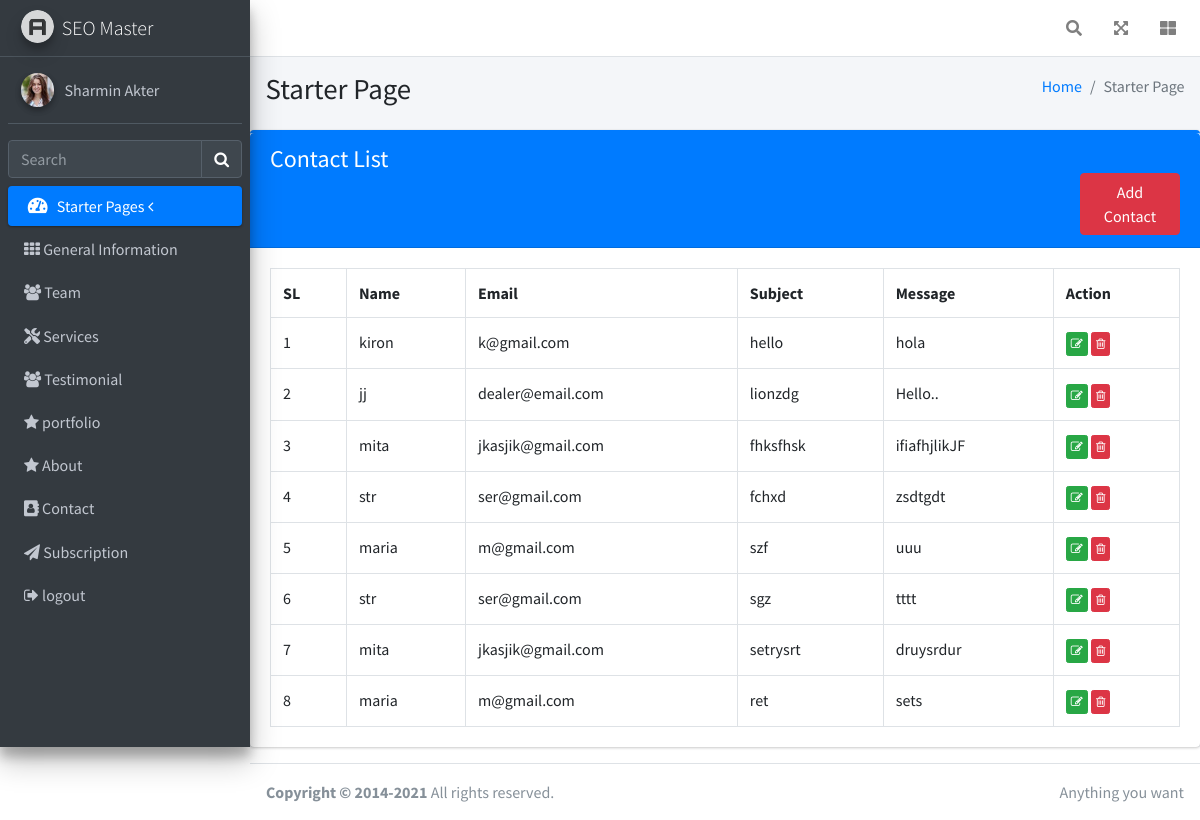
Page /seomaster/admin/contact_list.php (signed in) on the committed database.
### tables this page shows
CREATE TABLE `contact` (
  `id` int(11) NOT NULL,
  `name` varchar(255) NOT NULL,
  `email` varchar(255) NOT NULL,
  `subject` varchar(255) NOT NULL,
  `msg` text NOT NULL
);

### seomaster/admin/contact_list.php (the view, shortened to what this page needs)
<?php
$db=new mysqli('localhost','root','','seo');
$contact=$db->query('select * from contact order by id desc');
?>
<!DOCTYPE html>
<html lang="en">
<head>
  <link rel="stylesheet" href="plugins/fontawesome-free/css/all.min.css">
  <link rel="stylesheet" href="dist/css/adminlte.min.css">
  <link rel="stylesheet" href="plugins/summernote/summernote-bs4.min.css">
<link rel="stylesheet" href="https://cdnjs.cloudflare.com/ajax/libs/font-awesome/4.7.0/css/font-awesome.min.css">
</head>
<body class="hold-transition sidebar-mini">
<div class="wrapper">
  <nav class="main-header navbar navbar-expand navbar-white navbar-light">
    <ul class="navbar-nav ml-auto">
      <li class="nav-item">
        <a class="nav-link" data-widget="navbar-search" href="#" role="button">
          <i class="fas fa-search"></i>
        </a>
      </li>
      <li class="nav-item">
        <a class="nav-link" data-widget="fullscreen" href="#" role="button">
          <i class="fas fa-expand-arrows-alt"></i>
        </a>
      </li>
      <li class="nav-item">
        <a class="nav-link" data-widget="control-sidebar" data-slide="true" href="#" role="button">
          <i class="fas fa-th-large"></i>
        </a>
      </li>
    </ul>
  </nav>
  <?php
  require('menu.php');
  ?>
  <div class="content-wrapper">
    <div class="content-header">
      <div class="container-fluid">
        <div class="row mb-2">
          <div class="col-sm-6">
            <h1 class="m-0">Starter Page</h1>
          </div>
          <div class="col-sm-6">
            <ol class="breadcrumb float-sm-right">
              <li class="breadcrumb-item"><a href="#">Home</a></li>
              <li class="breadcrumb-item active">Starter Page</li>
            </ol>
          </div>
        </div>
      </div>
    </div>
    <div class="card card-primary card-outline">
              <div class="card-header bg-primary">
                <h4 class="m-0">Contact List</h4>
                <a href="contact.php" class="btn btn-danger btn-xl" style="margin-left:89%"> Add Contact</a>
              </div>
              <div class="card-body">
                <table class="table table-bordered">
                    <tr>
                        <th>SL</th>
                        <th>Name</th>
                        <th>Email</th>
                        <th>Subject</th>
                        <th>Message</th>
                        <th>Action</th>
                    </tr>
                    <?php $i=0; while($data=$contact->fetch_assoc()){ ?>
                        <tr>
                            <td><?php echo ++$i ?></td>
                            <td><?php echo $data['name'] ?></td>
                            <td><?php echo $data['email'] ?></td>
                            <td><?php echo $data['subject'] ?></td>
                            <td><?php echo $data['msg'] ?></td>
       <td>
            <a href="contact_edit.php?id=<?php echo $data['id'] ?>" class="btn btn-xs btn-success">
            <i class="fa fa-edit" style="color:white;"></i>
        </a>
            <a href="contact_del.php?id=<?php echo $data['id'] ?>" class="btn btn-xs btn-danger"
            onclick="return confirm('Are you sure?')">
            <i class="fa fa-trash-o" style="color:white"></i>
        </a>
        </td>
                        </tr>
                    <?php } ?>
                </table>
              </div>
            </div>
      </div>
    </div>
  <footer class="main-footer">
    <div class="float-right d-none d-sm-inline">
      Anything you want
    </div>
    <strong>Copyright &copy; 2014-2021</strong> All rights reserved.
  </footer>
</body>
</html>

### rows in the picture
contact: name "kiron", email "k@gmail.com", subject "hello", msg "hola"
contact: name "jj", email "dealer@email.com", subject "lionzdg", msg "Hello.."
contact: name "mita", email "jkasjik@gmail.com", subject "fhksfhsk", msg "ifiafhjlikJF"
contact: name "str", email "ser@gmail.com", subject "fchxd", msg "zsdtgdt"
contact: name "maria", email "m@gmail.com", subject "szf", msg "uuu"
contact: name "str", email "ser@gmail.com", subject "sgz", msg "tttt"
contact: name "mita", email "jkasjik@gmail.com", subject "setrysrt", msg "druysrdur"
contact: name "maria", email "m@gmail.com", subject "ret", msg "sets"
